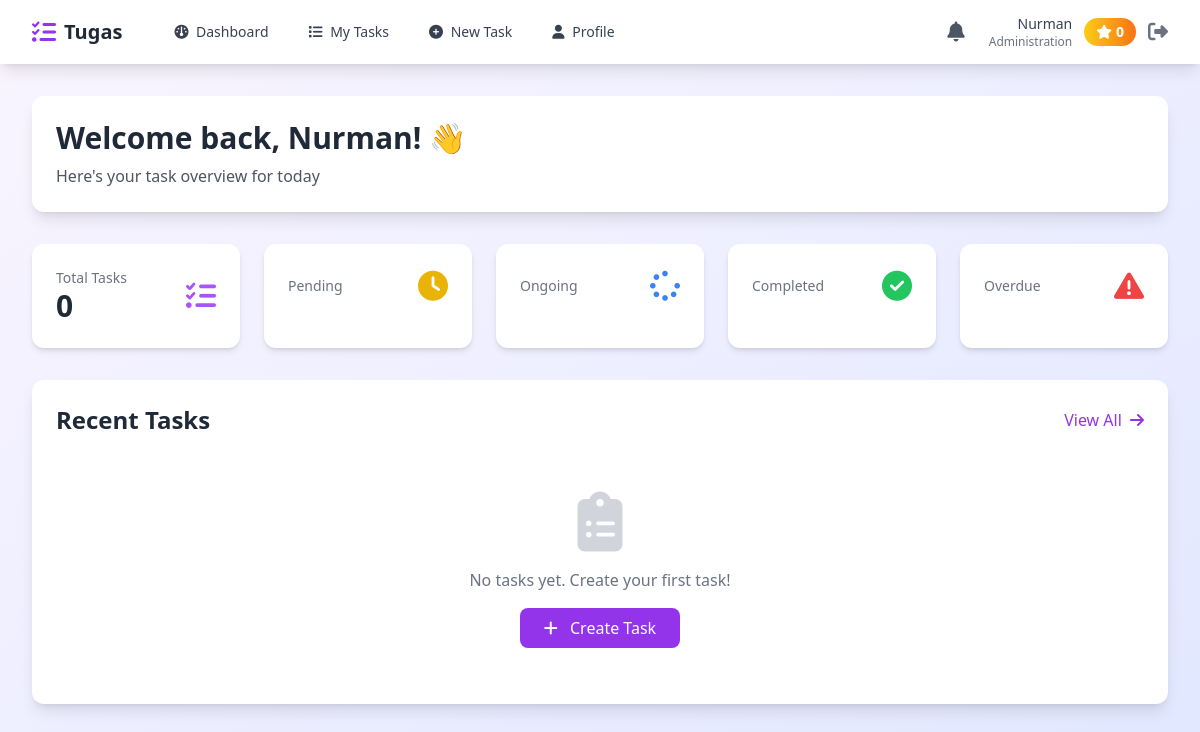
The app's page /index.php (signed in) with its own data.
### tables this page shows
CREATE TABLE `employees` (
  `id` int(11) NOT NULL,
  `name` varchar(100) NOT NULL,
  `email` varchar(100) NOT NULL,
  `password` varchar(255) NOT NULL,
  `role` enum('admin','manager','employee') DEFAULT 'employee',
  `whatsapp_number` varchar(20) DEFAULT NULL,
  `department` varchar(50) DEFAULT NULL,
  `total_points` int(11) DEFAULT 0,
  `notification_enabled` tinyint(1) DEFAULT 1,
  `created_at` timestamp NOT NULL DEFAULT current_timestamp()
);

### config.php (called while the page is built, shortened)
<?php
function getDB() {
    try {
        $pdo = new PDO(
            "mysql:host=" . DB_HOST . ";dbname=" . DB_NAME . ";charset=utf8mb4",
            DB_USER,
            DB_PASS,
            [
                PDO::ATTR_ERRMODE => PDO::ERRMODE_EXCEPTION,
                PDO::ATTR_DEFAULT_FETCH_MODE => PDO::FETCH_ASSOC,
                PDO::ATTR_EMULATE_PREPARES => false
            ]
        );
        return $pdo;
    } catch (PDOException $e) {
        die("Connection failed: " . $e->getMessage());
    }
}
function isLoggedIn() {
    return isset($_SESSION['employee_id']) && !empty($_SESSION['employee_id']);
}
function getCurrentEmployee() {
    $pdo = getDB();
    $stmt = $pdo->prepare("SELECT * FROM employees WHERE id = ?");
    $stmt->execute([$_SESSION['employee_id']]);
    return $stmt->fetch();
}
?>

### index.php (the view, shortened to what this page needs)
<?php
require_once 'config.php';
$employee = getCurrentEmployee();
$pdo = getDB();
$stmt = $pdo->prepare("
    SELECT
        COUNT(*) as total,
        SUM(CASE WHEN status = 'pending' THEN 1 ELSE 0 END) as pending,
        SUM(CASE WHEN status = 'ongoing' THEN 1 ELSE 0 END) as ongoing,
        SUM(CASE WHEN status = 'finished' THEN 1 ELSE 0 END) as completed,
        SUM(CASE WHEN status = 'overdue' THEN 1 ELSE 0 END) as overdue
    FROM tasks
    WHERE employee_id = ?
");
$stmt->execute([$employee['id']]);
$stats = $stmt->fetch();
$stmt = $pdo->prepare("
    SELECT * FROM tasks
    WHERE employee_id = ?
    ORDER BY
        CASE
            WHEN status = 'overdue' THEN 1
            WHEN status = 'ongoing' THEN 2
            WHEN status = 'pending' THEN 3
            ELSE 4
        END,
        due_date ASC, due_time ASC
    LIMIT 5
");
$stmt->execute([$employee['id']]);
$recentTasks = $stmt->fetchAll();
require 'layout-header.php';
?>
<div class="bg-white rounded-xl shadow-lg p-6 mb-8">
    <h1 class="text-3xl font-bold text-gray-800">
        Welcome back, <?php echo htmlspecialchars($employee['name']); ?>! 👋
    </h1>
    <p class="text-gray-600 mt-2">Here's your task overview for today</p>
</div>
<div class="grid grid-cols-1 md:grid-cols-2 lg:grid-cols-5 gap-6 mb-8">
    <div class="bg-white rounded-xl shadow-md p-6 hover:shadow-lg transition">
        <div class="flex items-center justify-between">
            <div>
                <p class="text-gray-500 text-sm">Total Tasks</p>
                <p class="text-3xl font-bold text-gray-800"><?php echo $stats['total']; ?></p>
            </div>
            <i class="fas fa-tasks text-purple-500 text-3xl"></i>
        </div>
    </div>
    <div class="bg-white rounded-xl shadow-md p-6 hover:shadow-lg transition">
        <div class="flex items-center justify-between">
            <div>
                <p class="text-gray-500 text-sm">Pending</p>
            </div>
            <i class="fas fa-clock text-yellow-500 text-3xl"></i>
        </div>
    </div>
    <div class="bg-white rounded-xl shadow-md p-6 hover:shadow-lg transition">
        <div class="flex items-center justify-between">
            <div>
                <p class="text-gray-500 text-sm">Ongoing</p>
            </div>
            <i class="fas fa-spinner text-blue-500 text-3xl"></i>
        </div>
    </div>
    <div class="bg-white rounded-xl shadow-md p-6 hover:shadow-lg transition">
        <div class="flex items-center justify-between">
            <div>
                <p class="text-gray-500 text-sm">Completed</p>
            </div>
            <i class="fas fa-check-circle text-green-500 text-3xl"></i>
        </div>
    </div>
    <div class="bg-white rounded-xl shadow-md p-6 hover:shadow-lg transition">
        <div class="flex items-center justify-between">
            <div>
                <p class="text-gray-500 text-sm">Overdue</p>
            </div>
            <i class="fas fa-exclamation-triangle text-red-500 text-3xl"></i>
        </div>
    </div>
</div>
<div class="bg-white rounded-xl shadow-lg p-6">
    <div class="flex justify-between items-center mb-6">
        <h2 class="text-2xl font-bold text-gray-800">Recent Tasks</h2>
        <a href="tasks.php" class="text-purple-600 hover:text-purple-700 font-medium">
            View All <i class="fas fa-arrow-right ml-1"></i>
        </a>
    </div>
    <?php if (empty($recentTasks)): ?>
    <div class="text-center py-8">
        <i class="fas fa-clipboard-list text-gray-300 text-6xl mb-4"></i>
        <p class="text-gray-500">No tasks yet. Create your first task!</p>
        <a href="create_task.php" class="mt-4 inline-block bg-purple-600 text-white px-6 py-2 rounded-lg hover:bg-purple-700 transition">
            <i class="fas fa-plus mr-2"></i> Create Task
        </a>
    </div>
    <?php endif; ?>
</div>
</div>
</body>
</html>

### layout-header.php (shortened to what this page needs)
<!DOCTYPE html>
<html lang="en">
<head>
    <script src="https://cdn.tailwindcss.com"></script>
    <link rel="stylesheet" href="https://cdnjs.cloudflare.com/ajax/libs/font-awesome/6.4.0/css/all.min.css">
</head>
<body class="bg-gradient-to-br from-purple-50 to-indigo-100 min-h-screen">
    <?php if (isLoggedIn()): ?>
    <nav class="bg-white shadow-lg sticky top-0 z-50">
        <div class="max-w-7xl mx-auto px-4 sm:px-6 lg:px-8">
            <div class="flex justify-between h-16">
                <div class="flex items-center">
                    <a href="index.php" class="flex items-center">
                        <i class="fas fa-tasks text-purple-600 text-2xl mr-2"></i>
                        <span class="font-bold text-xl text-gray-800"><?php echo APP_NAME; ?></span>
                    </a>
                    <div class="hidden md:flex ml-10 space-x-4">
                        <a href="index.php" class="text-gray-700 hover:text-purple-600 px-3 py-2 rounded-md text-sm font-medium transition">
                            <i class="fas fa-dashboard mr-1"></i> Dashboard
                        </a>
                        <a href="tasks.php" class="text-gray-700 hover:text-purple-600 px-3 py-2 rounded-md text-sm font-medium transition">
                            <i class="fas fa-list mr-1"></i> My Tasks
                        </a>
                        <a href="create_task.php" class="text-gray-700 hover:text-purple-600 px-3 py-2 rounded-md text-sm font-medium transition">
                            <i class="fas fa-plus-circle mr-1"></i> New Task
                        </a>
                        <a href="profile.php" class="text-gray-700 hover:text-purple-600 px-3 py-2 rounded-md text-sm font-medium transition">
                            <i class="fas fa-user mr-1"></i> Profile
                        </a>
                    </div>
                </div>
                <div class="flex items-center space-x-4">
                    <button onclick="toggleNotifications()" class="relative p-2 text-gray-600 hover:text-purple-600 transition">
                        <i class="fas fa-bell text-xl"></i>
                    </button>
                    <div class="flex items-center space-x-3">
                        <div class="hidden md:block text-right">
                            <p class="text-sm font-medium text-gray-700"><?php echo htmlspecialchars($employee['name']); ?></p>
                            <p class="text-xs text-gray-500"><?php echo htmlspecialchars($employee['department']); ?></p>
                        </div>
                        <div class="bg-gradient-to-r from-yellow-400 to-orange-500 text-white px-3 py-1 rounded-full text-sm font-bold">
                            <i class="fas fa-star mr-1"></i><?php echo $employee['total_points']; ?>
                        </div>
                        <a href="logout.php" class="text-gray-500 hover:text-red-600 transition">
                            <i class="fas fa-sign-out-alt text-xl"></i>
                        </a>
                    </div>
                </div>
            </div>
        </div>
    </nav>
    <?php endif; ?>
    <div class="max-w-7xl mx-auto px-4 sm:px-6 lg:px-8 py-8">

### records on screen
employees: name "Nurman", department "Administration", total_points "0"

### other values on screen
APP_NAME "Tugas"
$stats['total'] "0"
